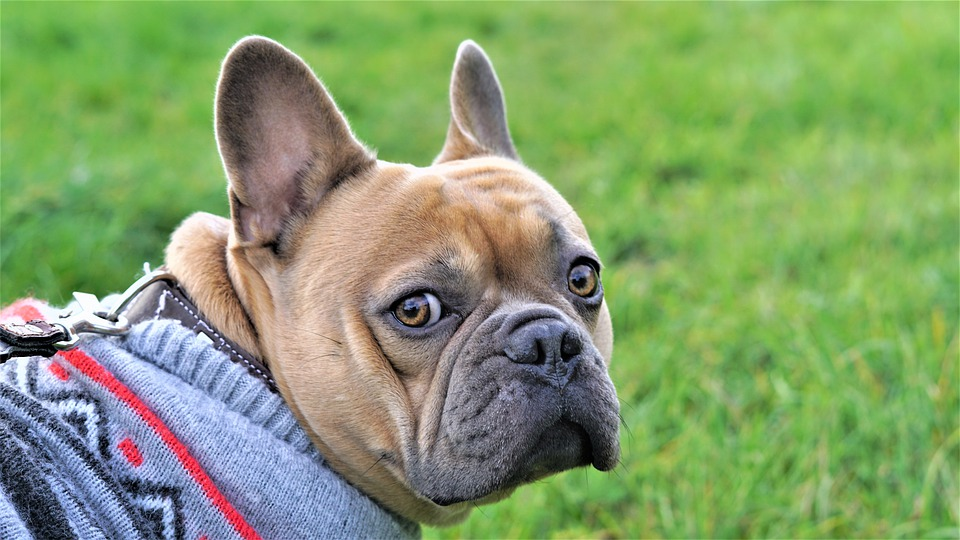
#> input picture vision-analytics/Introduction/OpenCV/sample.jpg, 960 x 540 px
$ jupyter execute Tutorial-1.ipynb
#> lines starting #> are read from the running program, lines starting #| are printed output that depends on the picture
[](
https://colab.research.google.com/github/rbg-research/AI-Training/blob/main/vision-analytics/Introduction/OpenCV/Tutorial-1.ipynb)

# Basic Image Processing with OpenCV

**Image processing** is a set of computational techniques used to analyze, enhance or to extract any useful information from digital images.

**OpenCV** (Open Source Computer Vision Library) is a library of programming functions mainly aimed at image processing and computer vision.

[cell 1]
# Importing the necessary libraries for image processing
import cv2 # opencv
import numpy as np # to perform matrix manipulations
from matplotlib import pyplot as plt # to draw inline pictures in the notebook

[cell 2]
# Reading the uploaded image with OpenCV
input_image = cv2.imread('sample.jpg')
#> input_image is the input picture: shape (540, 960, 3); mean B, G, R 107.7, 158.1, 132.1

[cell 3]
#To read the image from Google Drive run the following code

# from google.colab import drive
# drive.mount('/content/drive')
# input_image = cv2.imread('Path to image')

#To download the image from a url, run the following code

#!wget url_of_the_image_file
#input_image = cv2.imread('image_file_name')

## Image analysis

The command to display the image using opencv is cv2.imshow()
But it doesn't work properly in google colab, so we are using matplotlib instead.

[cell 4]
#Converting image from bgr(cv2) to rgb(matplotlib)
rgb_image = cv2.cvtColor(input_image,cv2.COLOR_BGR2RGB)

# Displaying the image with matplotlib
plt.title("RGB Image")
plt.imshow(rgb_image)

Colour images usually have three channels, Red Green and Blue.
Opencv reads the image in the order 'bgr' but matplotlib uses 'rgb'

[cell 5]
# Class type of the image
print(type(input_image))
#| <class 'numpy.ndarray'>

We can see that the image is stored as an n-dimensional numpy array

[cell 6]
# The shape of the image in pixels (x,y,z)
print(input_image.shape)
#| (540, 960, 3)

Height of the image is 540 pixels, width is 960 pixels and number of channels is 3 (red, green and blue).

[cell 7]
print(input_image[0,0,:]) # Values of Blue Green and Red channels for the first pixel
#| [124 221 154]

[cell 8]
print(np.min(input_image)) # minimum pixel value
#| 0
print(np.max(input_image)) # maximum pixel value
#| 255

[cell 9]
# Splitting the channels into red green and blue
b,g,r = cv2.split(input_image)

# Displaying all of the channels
fig = plt.figure(figsize=(10,5))
ax1 = fig.add_subplot(1,3,1)
ax1.set_title("Blue")
ax1.imshow(r, cmap='gray')
ax2 = fig.add_subplot(1,3,2)
ax2.set_title("Green")
ax2.imshow(g, cmap='gray')
ax3 = fig.add_subplot(1,3,3)
ax3.set_title("Red")
ax3.imshow(b, cmap='gray')

[cell 10]
# Displaying hue, saturation, lightness of the image
hsv_image =cv2.cvtColor(input_image,cv2.COLOR_BGR2HSV)
#> hsv_image: shape (540, 960, 3); mean H, S, V 56.9, 103.5, 169.2
h, s, v = cv2.split(hsv_image)
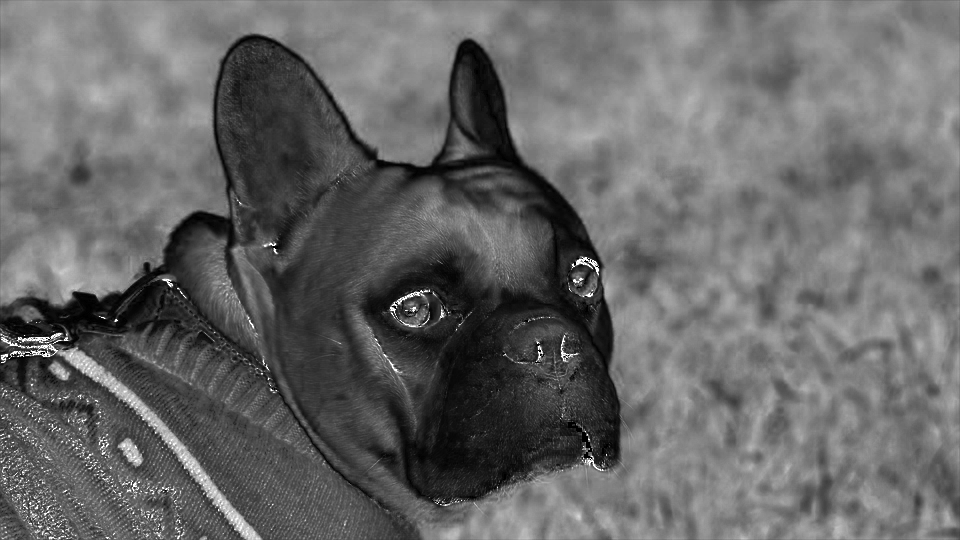
#> s: shape (540, 960); min 0, max 255, mean 103.5
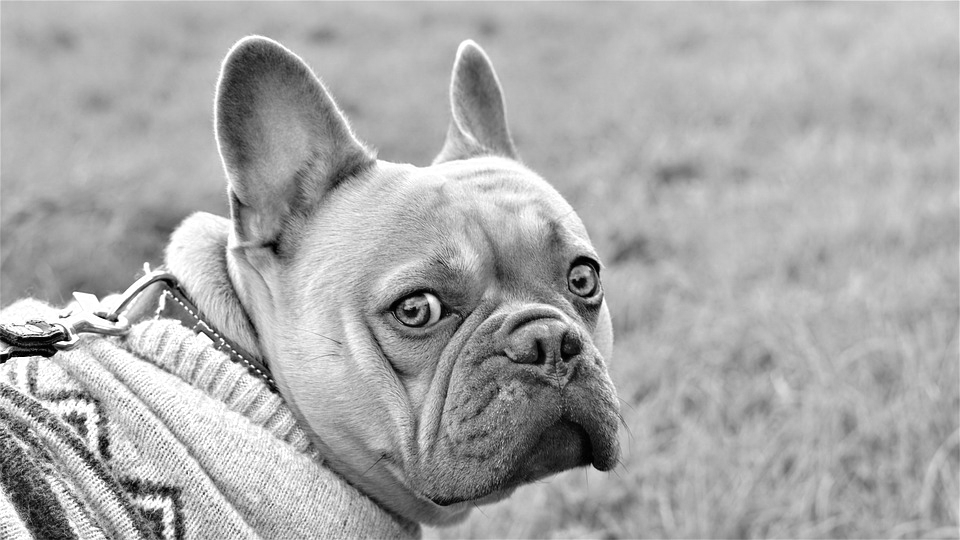
#> v: shape (540, 960); min 0, max 255, mean 169.2

fig = plt.figure(figsize=(10,5))
ax1 = fig.add_subplot(1,3,1)
ax1.set_title("Hue")
ax1.imshow(h, cmap='gray')
ax2 = fig.add_subplot(1,3,2)
ax2.set_title("Saturation")
ax2.imshow(s, cmap='gray')
ax3 = fig.add_subplot(1,3,3)
ax3.set_title("Lightness")
ax3.imshow(v, cmap='gray')

## Image Manipulations

[cell 11]
#Converting to Grayscale image

gray_image = cv2.cvtColor(input_image,cv2.COLOR_BGR2GRAY)
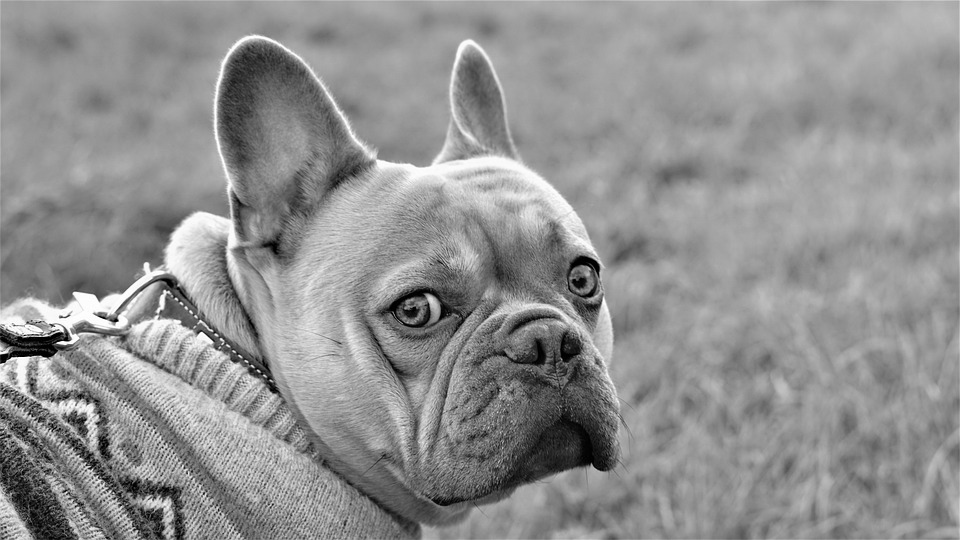
#> gray_image: shape (540, 960); min 0, max 255, mean 144.6
#cv2_imshow(gray image)

gray_image_inv = cv2.cvtColor(gray_image,cv2.COLOR_BGR2RGB)
plt.title("Grayscale Image")
plt.imshow(gray_image_inv)

[cell 12]
#Resizing the image (scaling down)
img_resized = cv2.resize(rgb_image,(180,100),interpolation = cv2.INTER_AREA)
plt.title("Scaled Down Image")
plt.imshow(img_resized)

[cell 13]
#Resizing the image (scaling up)
img_resized = cv2.resize(rgb_image,(1800,1000),interpolation = cv2.INTER_CUBIC)
#> img_resized: shape (1000, 1800, 3)
plt.title("Scaled Up Image")
plt.imshow(img_resized)

[cell 14]
#Cropping the image according to pixels
face = rgb_image[150:500, 300:630]
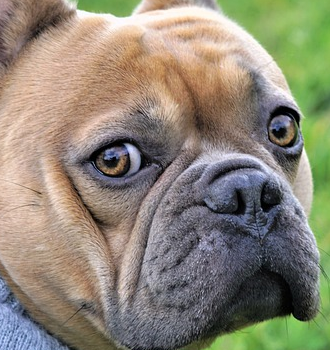
#> face: shape (350, 330, 3); mean R, G, B 141, 134.8, 118.6
plt.title("Cropped Image")
plt.imshow(face)

[cell 15]
# Vertical Flipping
v_flipped_image =cv2.flip(rgb_image,0)
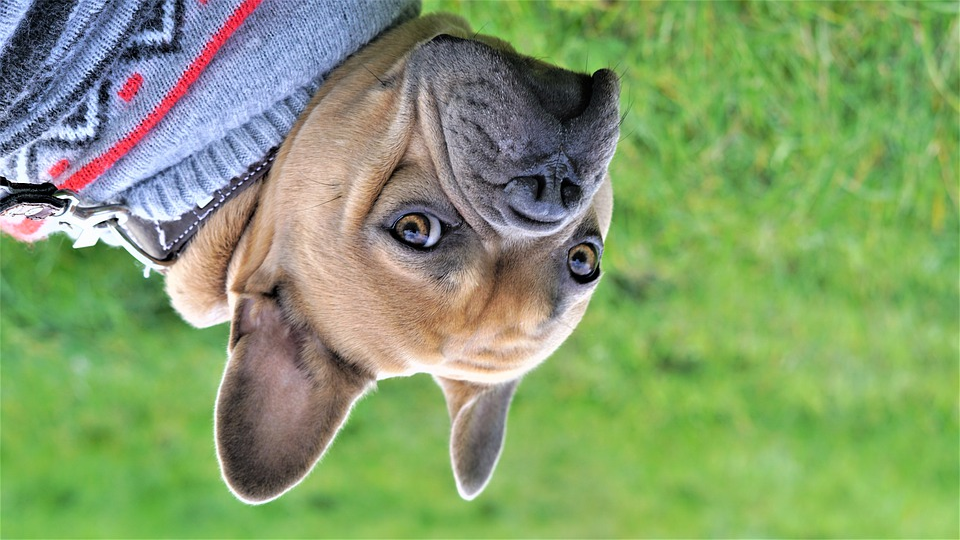
#> v_flipped_image: shape (540, 960, 3); mean R, G, B 132.1, 158.1, 107.7
plt.title("Vertically Flipped Image")
plt.imshow(v_flipped_image)

[cell 16]
# Horizontal Flipping (Mirroring)
h_flipped_image =cv2.flip(rgb_image,1)
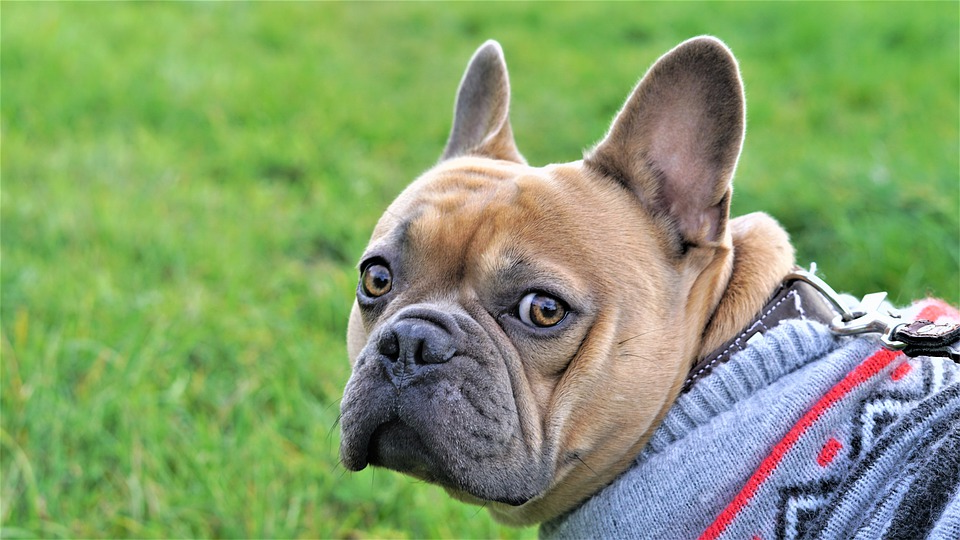
#> h_flipped_image: shape (540, 960, 3); mean R, G, B 132.1, 158.1, 107.7
plt.title("Horizontally Flipped Image")
plt.imshow(h_flipped_image)

[cell 17]
#Image transposed
transposed_image =cv2.transpose(rgb_image)
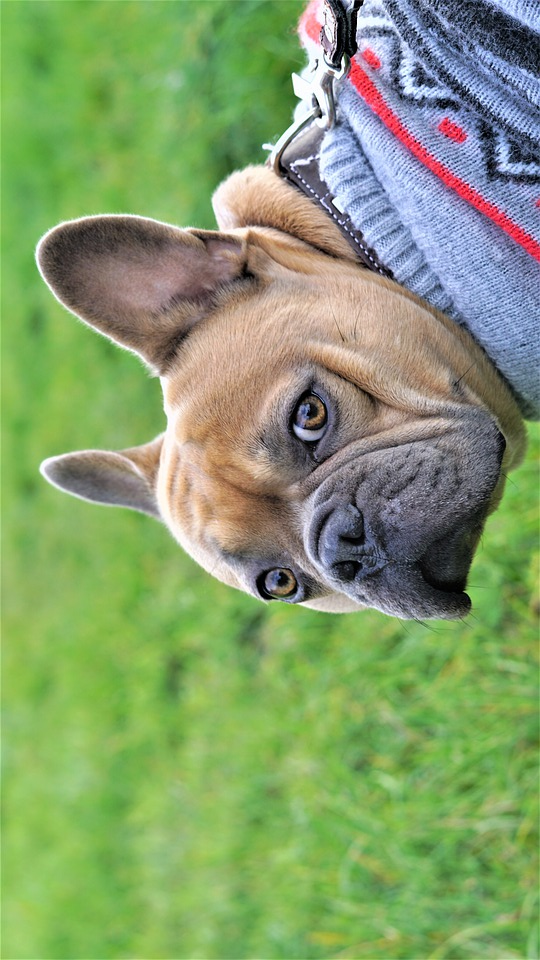
#> transposed_image: shape (960, 540, 3); mean R, G, B 132.1, 158.1, 107.7
print("Original shape: ",rgb_image.shape)
#| Original shape:  (540, 960, 3)
print("Transposed shape: ",transposed_image.shape)
#| Transposed shape:  (960, 540, 3)
plt.title("Transposed Image")
plt.imshow(transposed_image)

[cell 18]
#Image roatation
height = rgb_image.shape[0]
#> height = 540
width = rgb_image.shape[1]
#> width = 960

#Rotating anti-clockwise in 45 degrees and scaling down by half
img_rotated = cv2.warpAffine(rgb_image, cv2.getRotationMatrix2D((height/2,width/2),45, 0.5),((height,width)))
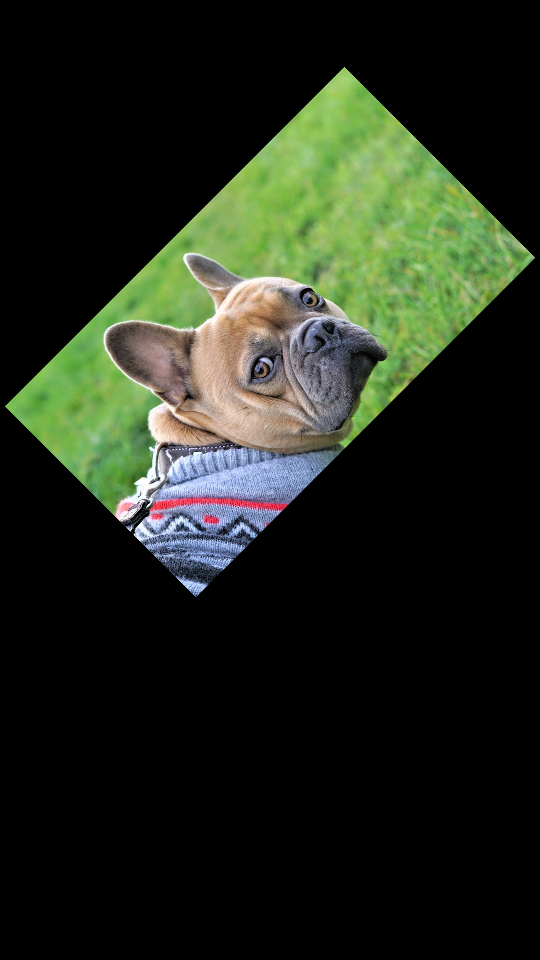
#> img_rotated: shape (960, 540, 3); mean R, G, B 33, 39.5, 26.9
plt.title("Roatated Image")
plt.imshow(img_rotated)

[cell 19]
# Adjusting hue and saturation
hsv = cv2.cvtColor(input_image, cv2.COLOR_BGR2HSV)
h, s, v = cv2.split(hsv)
h += 2
s += 2
final_hsv = cv2.merge((h, s, v))
#> final_hsv: shape (540, 960, 3); mean H, S, V 58.9, 104.9, 169.2
img = cv2.cvtColor(final_hsv, cv2.COLOR_HSV2BGR)
new_img = cv2.cvtColor(img,cv2.COLOR_BGR2RGB)
plt.imshow(new_img)

[cell 20]
# Drawing shapes on the image
begin =(300,200) # origin
end = (700,500)  # opposite corner
color =(255,0,0) # red
thickness = 5 # line thickness
cv2.rectangle(rgb_image,begin,end,color,thickness)
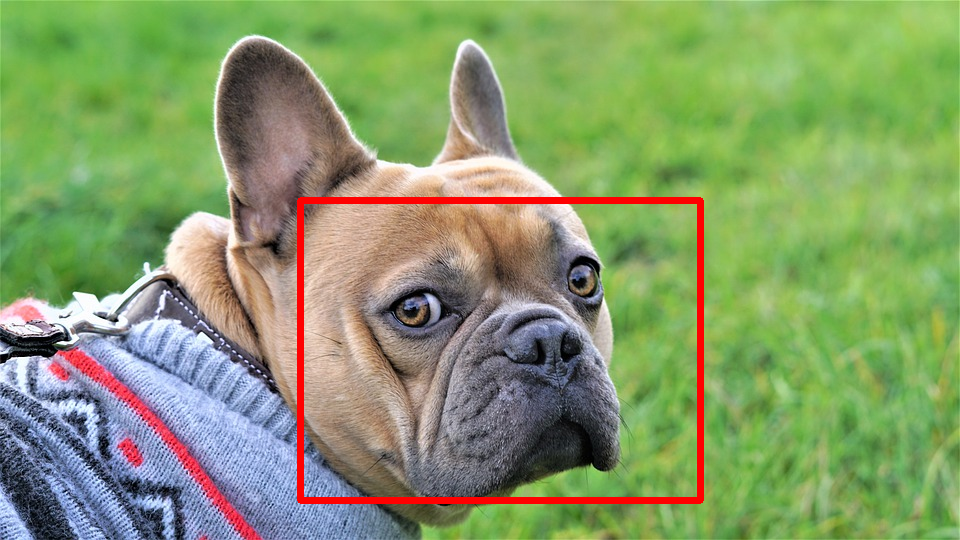
#> rgb_image: shape (540, 960, 3); mean R, G, B 134.2, 155.1, 105.5
plt.imshow(rgb_image)

[cell 21]
# Write text on the image
font = cv2.FONT_HERSHEY_SIMPLEX
org = (600,100) # orgin
fontScale = 2
color = (0, 0,255) # Blue
thickness = 3 # line thickness

image = cv2.putText(rgb_image, 'My Dog', org, font,
				fontScale, color, thickness, cv2.LINE_AA)
plt.imshow(rgb_image)
